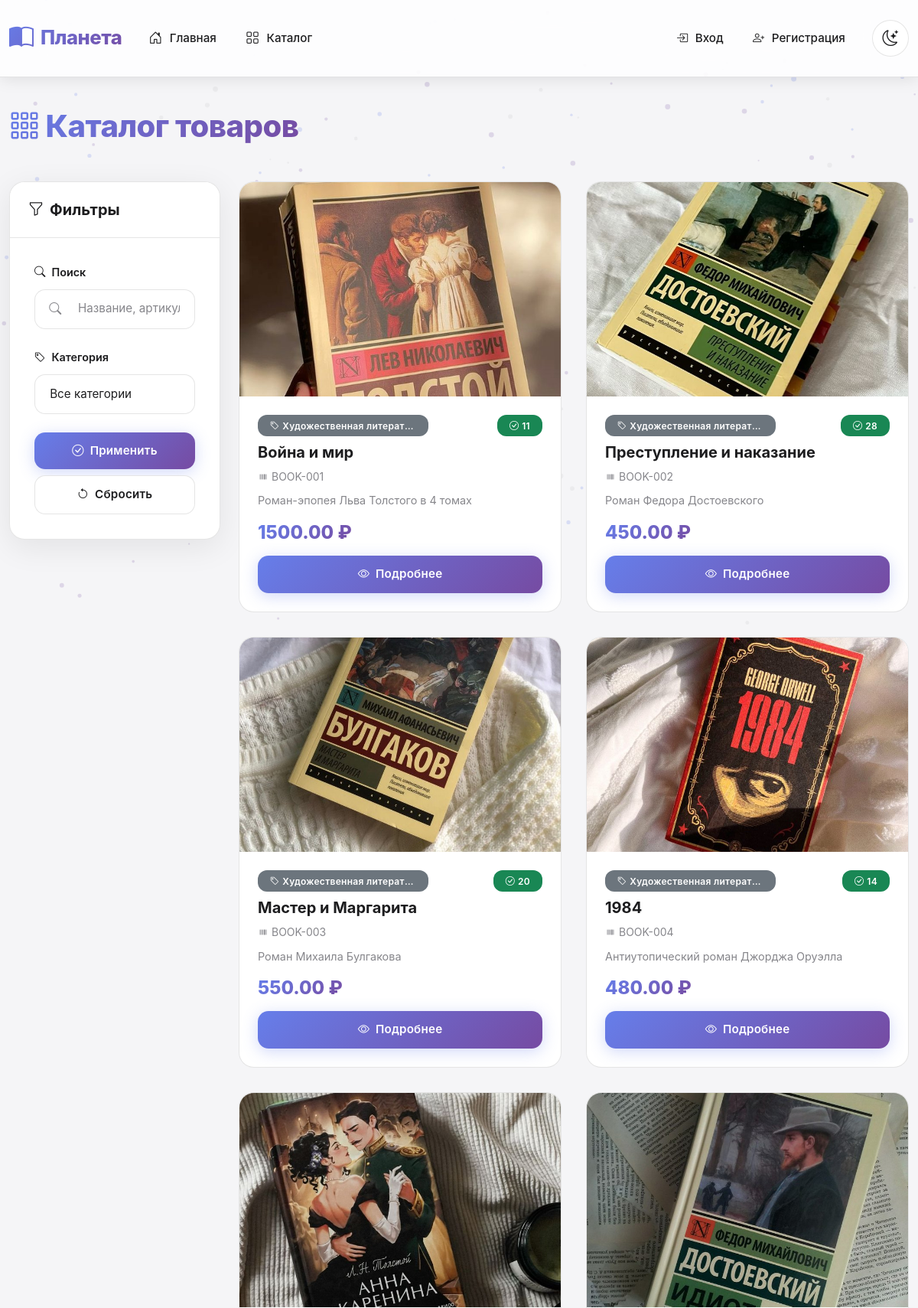
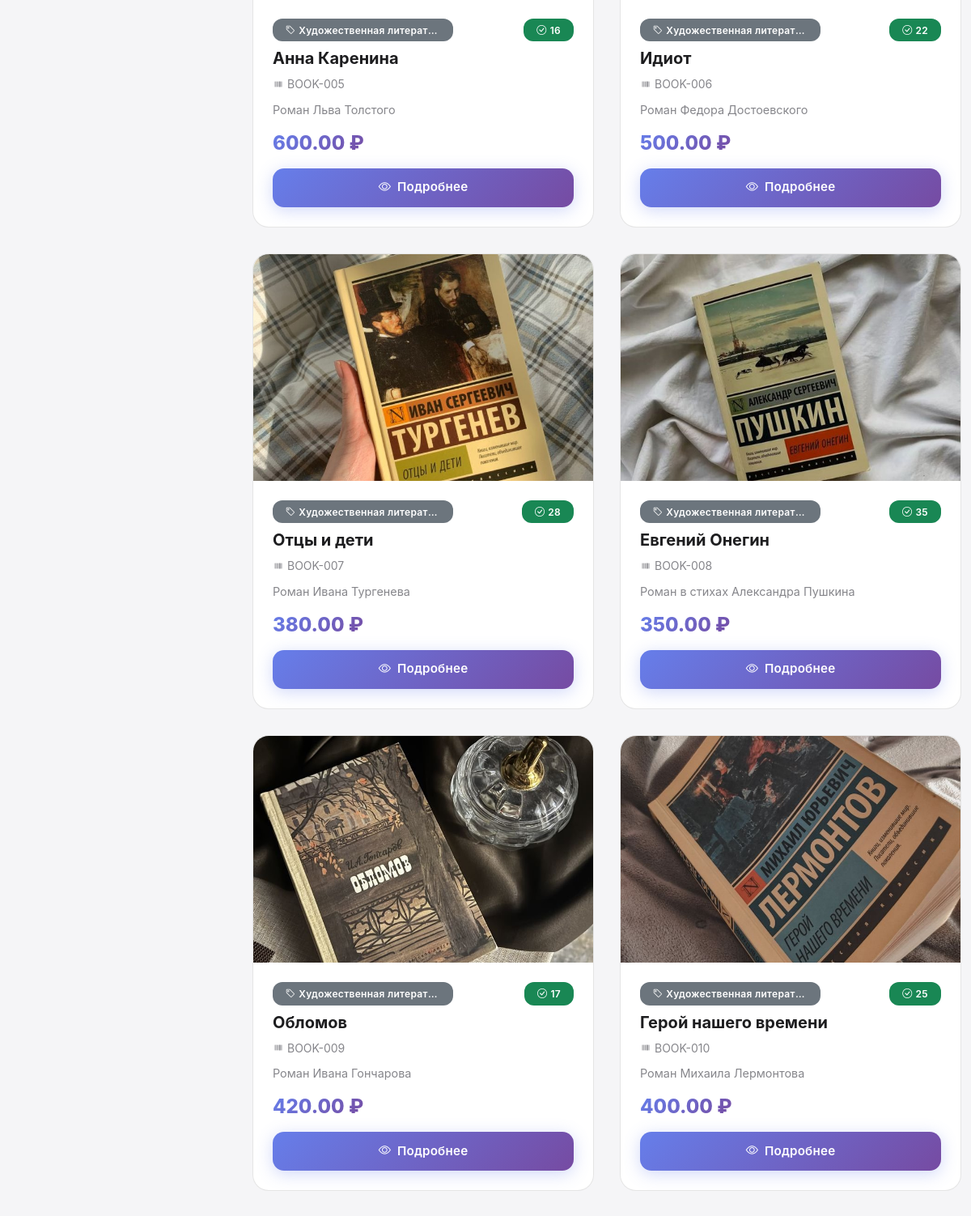
/catalog (upper part), run on the app's committed database (2 pictures, top to bottom).
### models.py (models this page shows, shortened)
class Product(db.Model):
    __tablename__ = 'products'
    id = db.Column(db.Integer, primary_key=True)
    article = db.Column(db.String(50), unique=True, nullable=False, index=True)
    name = db.Column(db.String(200), nullable=False)
    description = db.Column(db.Text, nullable=True)
    price = db.Column(db.Numeric(10, 2), nullable=False)
    stock_quantity = db.Column(db.Integer, default=0, nullable=False)
    image_url = db.Column(db.String(500), nullable=True)
    category_id = db.Column(db.Integer, db.ForeignKey('categories.id'), nullable=False)
    created_at = db.Column(db.DateTime, default=datetime.utcnow, nullable=False)
    updated_at = db.Column(db.DateTime, default=datetime.utcnow, onupdate=datetime.utcnow, nullable=False)
    cart_items = db.relationship('CartItem', backref='product', lazy=True, cascade='all, delete-orphan')
    order_items = db.relationship('OrderItem', backref='product', lazy=True)
    def is_available(self):
        return self.stock_quantity > 0
    @property
    def image_src(self):
        if not self.image_url:
            return None
        if self.image_url.startswith(('http://', 'https://')):
            return self.image_url
        return f'/static/uploads/products/{self.image_url}'

class Category(db.Model):
    __tablename__ = 'categories'
    id = db.Column(db.Integer, primary_key=True)
    name = db.Column(db.String(100), nullable=False)
    parent_category_id = db.Column(db.Integer, db.ForeignKey('categories.id'), nullable=True)
    parent = db.relationship('Category', remote_side=[id], backref='children')
    products = db.relationship('Product', backref='category', lazy=True)

### app.py (the view, shortened to what this page needs)
@app.route('/catalog')
def catalog():
    category_id = request.args.get('category', type=int)
    search = request.args.get('search', '')
    query = Product.query
    if search:
        query = query.filter(
            Product.name.contains(search) |
            Product.description.contains(search) |
            Product.article.contains(search)
        )
    products = query.all()
    categories = Category.query.all()
    return render_template('catalog.html', products=products, categories=categories,
                         selected_category=category_id, search=search)

### templates/catalog.html (shortened to what this page needs)
{% extends "base.html" %}
{% block content %}
<div class="d-flex justify-content-between align-items-center mb-5">
    <h1 class="gradient-text mb-0" style="font-size: 2.5rem;">
        <i class="bi bi-grid-3x3-gap me-2"></i>Каталог товаров
    </h1>
</div>
<div class="row g-4">
    <div class="col-lg-3">
        <div class="card filter-card">
            <div class="card-header">
                <h5 class="mb-0">
                    <i class="bi bi-funnel me-2"></i>Фильтры
                </h5>
            </div>
            <div class="card-body">
                <form method="GET" action="{{ url_for('catalog') }}" id="filterForm">
                    <div class="mb-4">
                        <label for="search" class="form-label">
                            <i class="bi bi-search me-2"></i>Поиск
                        </label>
                        <div class="position-relative">
                            <i class="bi bi-search search-icon"></i>
                            <input type="text" class="form-control search-input" id="search" name="search" value="{{ search or '' }}" placeholder="Название, артикул...">
                        </div>
                    </div>
                    <div class="mb-4">
                        <label for="category" class="form-label">
                            <i class="bi bi-tag me-2"></i>Категория
                        </label>
                        <select class="form-select" id="category" name="category">
                            <option value="">Все категории</option>
                        </select>
                    </div>
                    <button type="submit" class="btn btn-primary w-100 mb-2">
                        <i class="bi bi-check-circle me-2"></i>Применить
                    </button>
                    <a href="{{ url_for('catalog') }}" class="btn btn-secondary w-100">
                        <i class="bi bi-arrow-counterclockwise me-2"></i>Сбросить
                    </a>
                </form>
            </div>
        </div>
    </div>
    <div class="col-lg-9">
        {% if products %}
        <div class="product-grid-catalog">
            {% for product in products %}
            <div class="product-card-catalog">
                <div class="product-image-wrapper">
                    {% if product.image_src %}
                    <img src="{{ product.image_src }}" alt="{{ product.name }}" onerror="this.onerror=null; this.src='{{ url_for('static', filename='img/placeholder.png') }}';">
                    {% else %}
                    <div class="product-image-placeholder" style="width: 100%; height: 100%; display: flex; align-items: center; justify-content: center;">
                        <i class="bi bi-image" style="font-size: 4rem; color: var(--text-secondary);"></i>
                    </div>
                    {% endif %}
                </div>
                <div class="product-card-content">
                    <div class="d-flex justify-content-between align-items-start mb-2 flex-wrap gap-1">
                        <span class="badge bg-secondary small" style="font-size: 0.75rem; white-space: nowrap; overflow: hidden; text-overflow: ellipsis; max-width: 60%;">
                            <i class="bi bi-tag me-1"></i>{{ product.category.name }}
                        </span>
                        {% if product.is_available() %}
                        <span class="badge bg-success" style="font-size: 0.75rem; white-space: nowrap;">
                            <i class="bi bi-check-circle me-1"></i>{{ product.stock_quantity }}
                        </span>
                        {% else %}
                        <span class="badge bg-danger" style="font-size: 0.75rem; white-space: nowrap;">
                            <i class="bi bi-x-circle me-1"></i>Нет
                        </span>
                        {% endif %}
                    </div>
                    <h5 class="mb-2" style="font-weight: 700; line-height: 1.3; color: var(--text-primary) !important;">{{ product.name }}</h5>
                    <p class="text-muted small mb-2">
                        <i class="bi bi-upc me-1"></i>{{ product.article }}
                    </p>
                    <p class="mb-3" style="flex: 1; color: var(--text-secondary); font-size: 0.9rem;">
                        {{ product.description[:100] }}{% if product.description|length > 100 %}...{% endif %}
                    </p>
                    <div class="d-flex justify-content-between align-items-center mb-3">
                        <span class="h4 mb-0" style="background: var(--primary-gradient); -webkit-background-clip: text; -webkit-text-fill-color: transparent; background-clip: text; font-weight: 800;">
                            {{ product.price }} ₽
                        </span>
                    </div>
                    <a href="{{ url_for('product_detail', product_id=product.id) }}" class="btn btn-primary w-100">
                        <i class="bi bi-eye me-2"></i>Подробнее
                    </a>
                </div>
            </div>
            {% endfor %}
        </div>
        {% endif %}
    </div>
</div>
{% endblock %}

### templates/base.html (shortened to what this page needs)
<!DOCTYPE html>
<html lang="ru" data-theme="light">
<head>
    <link href="{{ url_for('static', filename='vendor/bootstrap/bootstrap.min.css') }}" rel="stylesheet">
    <link rel="stylesheet" href="{{ url_for('static', filename='vendor/bootstrap-icons/bootstrap-icons.css') }}">
    <link rel="stylesheet" href="{{ url_for('static', filename='css/app.css') }}">
</head>
<body>
    <nav class="navbar navbar-expand-lg">
        <div class="container">
            <a class="navbar-brand" href="{{ url_for('index') }}">
                <i class="bi bi-book-half"></i>
                <span>Планета</span>
            </a>
            <div class="collapse navbar-collapse" id="navbarNav">
                <ul class="navbar-nav me-auto">
                    <li class="nav-item">
                        <a class="nav-link" href="{{ url_for('index') }}">
                            <i class="bi bi-house-door nav-icon"></i>
                            <span>Главная</span>
                        </a>
                    </li>
                    <li class="nav-item">
                        <a class="nav-link" href="{{ url_for('catalog') }}">
                            <i class="bi bi-grid nav-icon"></i>
                            <span>Каталог</span>
                        </a>
                    </li>
                </ul>
                <ul class="navbar-nav align-items-center">
                    {% if current_user.is_authenticated %}
                    <li class="nav-item">
                        <a class="nav-link" href="{{ url_for('logout') }}">
                            <i class="bi bi-box-arrow-right"></i>
                            <span>Выход</span>
                        </a>
                    </li>
                    {% else %}
                    <li class="nav-item">
                        <a class="nav-link" href="{{ url_for('login') }}">
                            <i class="bi bi-box-arrow-in-right"></i>
                            <span>Вход</span>
                        </a>
                    </li>
                    <li class="nav-item">
                        <a class="nav-link" href="{{ url_for('register') }}">
                            <i class="bi bi-person-plus"></i>
                            <span>Регистрация</span>
                        </a>
                    </li>
                    {% endif %}
                    <li class="nav-item ms-3">
                        <button class="theme-toggle" onclick="toggleTheme()" aria-label="Переключить тему">
                            <i class="bi bi-moon-stars" id="theme-icon"></i>
                        </button>
                    </li>
                </ul>
            </div>
        </div>
    </nav>
    <main class="container fade-in">
        {% block content %}{% endblock %}
    </main>
</body>
</html>

### templates/catalog.html (style rules this page uses)
.filter-card { position: sticky; top: 120px; max-height: calc(100vh - 140px); overflow-y: auto; }
.product-card-catalog { background: var(--bg-card); backdrop-filter: blur(30px) saturate(180%); -webkit-backdrop-filter: blur(30px) saturate(180%); border: 1px solid var(--border-color); border-radius: var(--border-radius); padding: 0; transition: box-shadow 0.3s ease; height: 100%; position: relative; overflow: hidden; display: flex; flex-direction: column; }
.product-image-wrapper { position: relative; overflow: hidden; width: 100%; height: 280px; background: var(--bg-secondary); }
.product-image-wrapper img { width: 100%; height: 100%; object-fit: cover; }
.product-card-content { padding: 1.5rem; flex: 1; display: flex; flex-direction: column; }
.product-grid-catalog { display: grid; grid-template-columns: repeat(auto-fill, minmax(300px, 1fr)); gap: 2rem; }
.search-icon { position: absolute; left: 1.2rem; top: 50%; transform: translateY(-50%); color: var(--text-secondary); z-index: 1; }
.search-input { padding-left: 3.5rem; }

### data on the page
Product: image_src (picture), category.name "Художественная литерат…", stock_quantity "11", name "Война и мир", article "BOOK-001", description "Роман-эпопея Льва Толстого в 4 томах", price "1500.00"
Product: image_src (picture), category.name "Художественная литерат…", stock_quantity "28", name "Преступление и наказание", article "BOOK-002", description "Роман Федора Достоевского", price "450.00"
Product: image_src (picture), category.name "Художественная литерат…", stock_quantity "20", name "Мастер и Маргарита", article "BOOK-003", description "Роман Михаила Булгакова", price "550.00"
Product: image_src (picture), category.name "Художественная литерат…", stock_quantity "14", name "1984", article "BOOK-004", description "Антиутопический роман Джорджа Оруэлла", price "480.00"
Product: image_src (picture), category.name "Художественная литерат…", stock_quantity "16", name "Анна Каренина", article "BOOK-005", description "Роман Льва Толстого", price "600.00"
Product: image_src (picture), category.name "Художественная литерат…", stock_quantity "22", name "Идиот", article "BOOK-006", description "Роман Федора Достоевского", price "500.00"
Product: image_src (picture), category.name "Художественная литерат…", stock_quantity "28", name "Отцы и дети", article "BOOK-007", description "Роман Ивана Тургенева", price "380.00"
Product: image_src (picture), category.name "Художественная литерат…", stock_quantity "35", name "Евгений Онегин", article "BOOK-008", description "Роман в стихах Александра Пушкина", price "350.00"
Product: image_src (picture), category.name "Художественная литерат…", stock_quantity "17", name "Обломов", article "BOOK-009", description "Роман Ивана Гончарова", price "420.00"
Product: image_src (picture), category.name "Художественная литерат…", stock_quantity "25", name "Герой нашего времени", article "BOOK-010", description "Роман Михаила Лермонтова", price "400.00"
